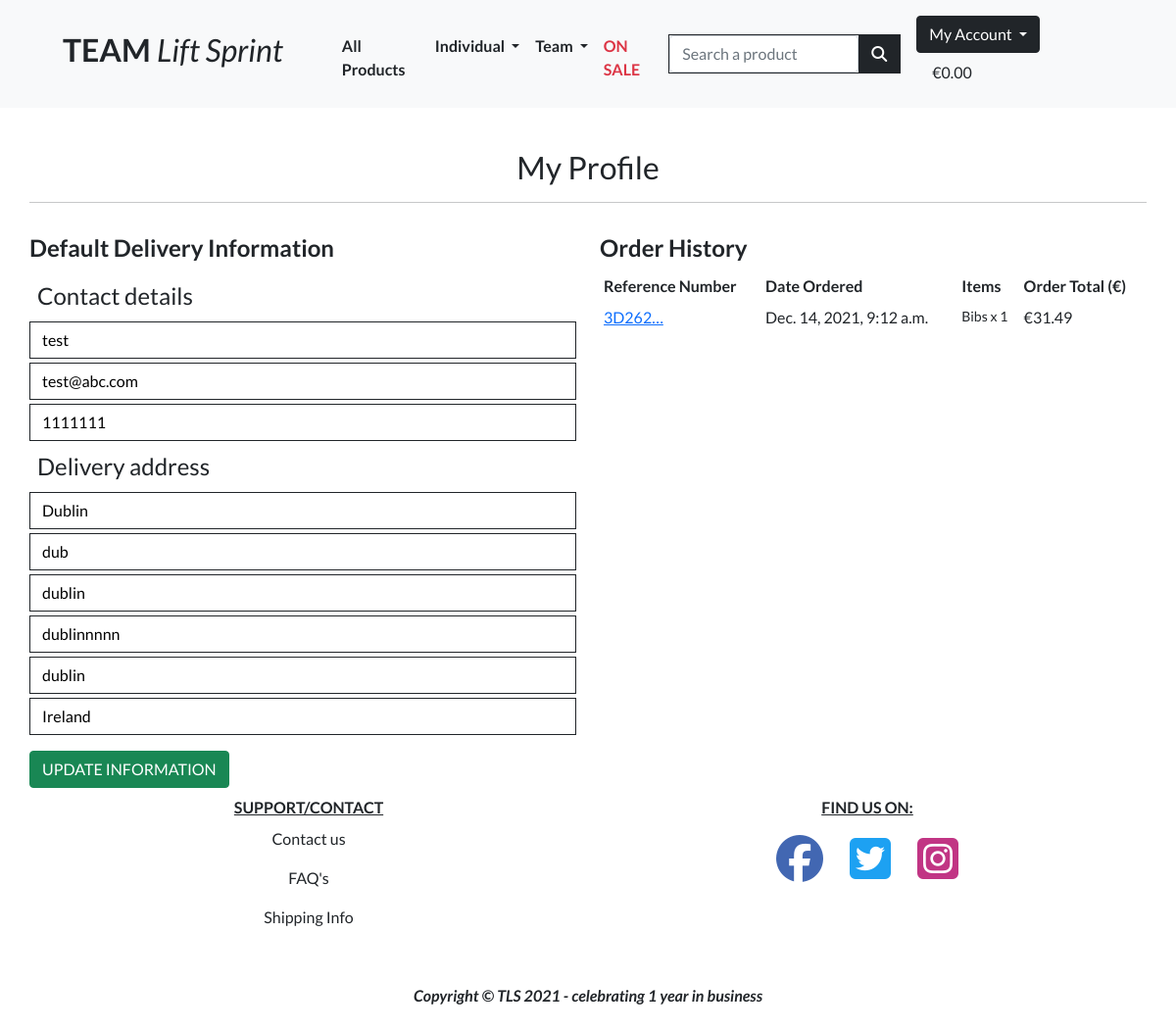
Page /profile/ (signed in) on the earlier database version.
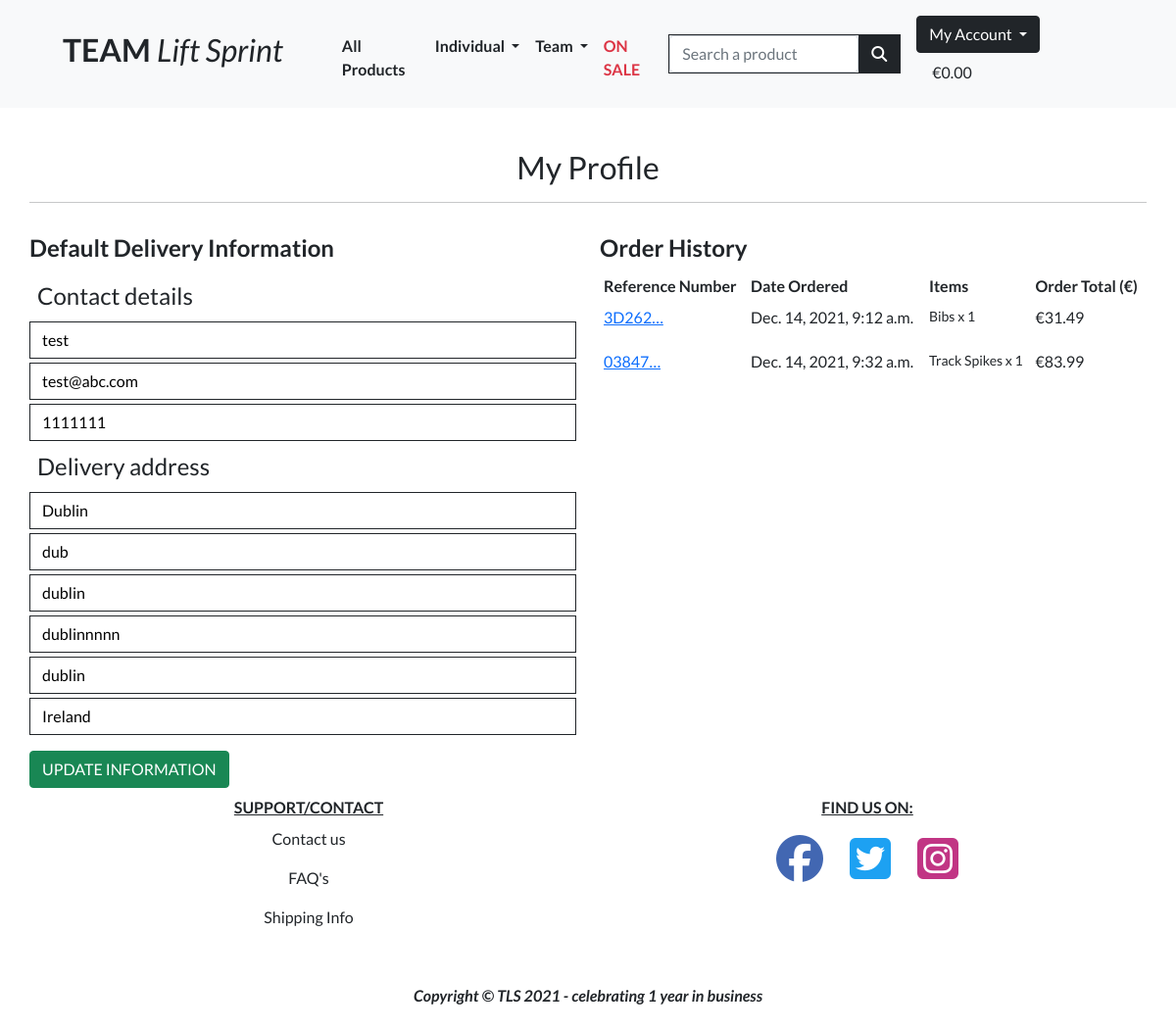
Same page on the later database version.
### profiles/models.py (models this page shows, shortened)
class UserProfile(models.Model):
    user = models.OneToOneField(User, on_delete=models.CASCADE)
    default_full_name = (models.CharField(max_length=80, null=True, blank=True))
    default_email = (models.EmailField(max_length=100, null=True, blank=True))
    default_phone_number = models.CharField(max_length=20, null=True, blank=True)
    default_street_address1 = models.CharField(max_length=80, null=True, blank=True)
    default_street_address2 = models.CharField(max_length=80, null=True, blank=True)
    default_town_or_city = models.CharField(max_length=40, null=True, blank=True)
    default_county = models.CharField(max_length=80, null=True, blank=True)
    default_postcode = models.CharField(max_length=20, null=True, blank=True)
    default_country = CountryField(blank_label='Country', null=True, blank=True)

### checkout/models.py (models this page shows, shortened)
class Order(models.Model):
    order_number = models.CharField(max_length=32, null=False, editable=False)
    user_profile = models.ForeignKey(UserProfile, on_delete=models.SET_NULL,
                                     null=True, blank=True, related_name='orders')
    full_name = models.CharField(max_length=50, null=False, blank=False)
    email = models.EmailField(max_length=254, null=False, blank=False)
    phone_number = models.CharField(max_length=20, null=False, blank=False)
    country = CountryField(blank_label='Country *', null=False, blank=False)
    postcode = models.CharField(max_length=20, null=True, blank=True)
    town_or_city = models.CharField(max_length=40, null=False, blank=False)
    street_address1 = models.CharField(max_length=80, null=False, blank=False)
    street_address2 = models.CharField(max_length=80, null=True, blank=True)
    county = models.CharField(max_length=80, null=True, blank=True)
    date = models.DateTimeField(auto_now_add=True)
    delivery_cost = models.DecimalField(max_digits=6, decimal_places=2, null=False, default=0)
    order_total = models.DecimalField(max_digits=10, decimal_places=2, null=False, default=0)
    grand_total = models.DecimalField(max_digits=10, decimal_places=2, null=False, default=0)
    original_bag = models.TextField(null=False, blank=False, default='')
    stripe_pid = models.CharField(max_length=254, null=False, blank=False, default='')

class OrderLineItem(models.Model):
    order = models.ForeignKey(Order, null=False, blank=False, on_delete=models.CASCADE, related_name='lineitems')
    product = models.ForeignKey(Product, null=False, blank=False, on_delete=models.CASCADE)
    quantity = models.IntegerField(null=False, blank=False, default=0)
    lineitem_total = models.DecimalField(max_digits=6, decimal_places=2, null=False, blank=False, editable=False)

### products/models.py (models this page shows, shortened)
class Product(models.Model):
    AREA = (
        ('individual', 'Individual'),
        ('team', 'Team'),
        ('universal', 'Universal'),
        )
    category = models.ForeignKey('Category', null=True, blank=True, on_delete=models.SET_NULL)
    sku = models.CharField(max_length=254, null=True, blank=True)
    name = models.CharField(max_length=254)
    description = models.TextField()
    price = models.DecimalField(max_digits=6, decimal_places=2)
    area = models.CharField(max_length=200, null=True, choices=AREA)
    on_sale = models.BooleanField(default=False)
    discount_on_product = models.DecimalField(
        max_digits=4, decimal_places=2, null=True, blank=True)
    image = models.ImageField(null=True, blank=True)

### profiles/views.py (the view)
# urls.py: path('', views.profile, name='profile'),
def profile(request):
    profile = get_object_or_404(UserProfile, user=request.user)
    if request.method == 'POST':
        form = UserProfileForm(request.POST, instance=profile)
        if form.is_valid():
            form.save()
            messages.success(request, 'Profile updated successfully')
    form = UserProfileForm(instance=profile)
    orders = profile.orders.all()
    template = 'profiles/profile.html'
    context = {
        'form': form,
        'orders': orders,
        'on_profile_page': True
    }
    return render(request, template, context)

### profiles/forms.py
class UserProfileForm(forms.ModelForm):
    class Meta:
        model = UserProfile
        exclude = ('user',)
    def __init__(self, *args, **kwargs):
        super().__init__(*args, **kwargs)
        placeholders = {
            'default_full_name': 'Name',
            'default_email': 'Email',
            'default_phone_number': 'Phone Number',
            'default_postcode': 'Postal Code',
            'default_town_or_city': 'Town or City',
            'default_street_address1': 'Street Address 1',
            'default_street_address2': 'Street Address 2',
            'default_county': 'County, State or Locality',
        }
        self.fields['default_full_name'].widget.attrs['autofocus'] = True
        for field in self.fields:
            if field != 'default_country':
                if self.fields[field].required:
                    placeholder = f'{placeholders[field]} *'
                else:
                    placeholder = placeholders[field]
                self.fields[field].widget.attrs['placeholder'] = placeholder
            self.fields[field].widget.attrs['class'] = 'border-dark rounded-0 profile-form-input'
            self.fields[field].label = False

### bag/contexts.py (called while the page is built, shortened)
def bag_contents(request):
    bag_items = []
    total = 0
    product_count = 0
    bag = request.session.get('bag', {})
    if total < settings.FREE_DELIVERY_THRESHOLD:
        delivery = total * Decimal(settings.STANDARD_DELIVERY_PERCENTAGE / 100)
        free_delivery_delta = settings.FREE_DELIVERY_THRESHOLD - total
    else:
        delivery = 0
        free_delivery_delta = 0
    grand_total = delivery + total
    context = {
        'bag_items': bag_items,
        'total': total,
        'product_count': product_count,
        'delivery': delivery,
        'free_delivery_delta': free_delivery_delta,
        'free_delivery_threshold': settings.FREE_DELIVERY_THRESHOLD,
        'grand_total': grand_total,
    }
    return context

### profiles/templates/profiles/profile.html (shortened to what this page needs)
{% extends "base.html" %}
{% load static %}
{% block extra_css %}
    <link rel="stylesheet" href="{% static 'profiles/css/profile.css' %}">
{% endblock %}
{% block page_header %}
    <div class="container position-relative pt-5 p-2 g-0">
    </div>
{% endblock %}
{% block content %}
    <div class="overlay"></div>
    <div class="container position-relative pt-5 g-0">
        <div class="row">
            <div class="col">
                <h2 class="logo-font mt-5 text-center text-capitalize">My profile</h2>
                <hr>
            </div>
        </div>
        <div class="row">
            <div class="col-12 col-lg-6">
                <h4 class="mb-2 mt-md-3 fw-bold">Default Delivery Information</h4>
                <form class="mt-3" action="{% url 'profile' %}" method="POST" id="profile-update-form">
                    <fieldset class="rounded mb-1">
                        <legend class="fieldset-label px-2 w-auto">Contact details</legend>
                        <div class="mb-1">
                            {{ form.default_full_name | as_crispy_field }}
                        </div>
                        <div class="mb-1">
                            {{ form.default_email | as_crispy_field }}
                        </div>
                        <div class="mb-1">
                            {{ form.default_phone_number | as_crispy_field }}
                        </div>
                    </fieldset>
                    <fieldset class="rounded mb-1">
                        <legend class="fieldset-label px-2 w-auto">Delivery address</legend>
                        <div class="mb-1">
                            {{ form.default_street_address1 | as_crispy_field }}
                        </div>
                        <div class="mb-1">
                            {{ form.default_street_address2 | as_crispy_field }}
                        </div>
                        <div class="mb-1">
                            {{ form.default_town_or_city | as_crispy_field }}
                        </div>
                        <div class="mb-1">
                            {{ form.default_county | as_crispy_field }}
                        </div>
                        <div class="mb-1">
                            {{ form.default_postcode | as_crispy_field }}
                        </div>
                        <div class="mb-1">
                            {{ form.default_country | as_crispy_field }}
                        </div>
                    </fieldset>
                    <button class="btn btn-success mt-2 text-uppercase float-right">Update Information</button>
                </form>
            </div>
            <div class="col-12 col-lg-6">
                <h4 class="mb-2 mt-md-3 fw-bold">Order History</h4>
                <div class="order-history table-responsive">
                    <table class="table table-sm table-borderless">
                        <thead>
                            <tr>
                                <th>Reference Number</th>
                                <th>Date Ordered</th>
                                <th>Items</th>
                                <th>Order Total (€)</th>
                            </tr>
                        </thead>
                        <tbody>
                            {% for order in orders %}
                                <tr>
                                    <td>
                                        <a href="{% url 'order_history' order.order_number %}"
                                        title="{{ order.order_number }}">
                                            {{ order.order_number|truncatechars:6 }}
                                        </a>
                                    </td>
                                    <td>{{ order.date }}</td>
                                    <td>
                                        <ul class="list-unstyled">
                                            {% for item in order.lineitems.all %}
                                                <li class="small">
                                                    {{ item.product.name }} x {{ item.quantity }}
                                                </li>
                                            {% endfor %}
                                        </ul>
                                    </td>
                                    <td>€{{ order.grand_total }}</td>
                                </tr>
                            {% endfor %}
                        </tbody>
                    </table>
                </div>
            </div>
        </div>
    </div>
{% endblock %}

### templates/base.html (shortened to what this page needs)
{% load static %}
<!doctype html>
<html lang="en">
  <head>
    {% block corecss %}
    <link rel="stylesheet" href="https://cdn.jsdelivr.net/npm/bootstrap@5.0.2/dist/css/bootstrap.min.css">
    <link rel="stylesheet" href="{% static 'css/base.css' %}">
    {% endblock %}
    {% block extra_css %}
    {% endblock %}
  </head>
  <body>
    <nav class="navbar navbar-expand-xl navbar-light bg-light fixed-top p-3">
      <div class="container-fluid px-4 px-lg-5">
        <a class="navbar-brand" href="{% url 'home' %}">
          <h2 class="text-dark"><strong class="text-uppercase">Team </strong><i>Lift Sprint</i></h2>
        </a>
        {% include 'includes/main-nav.html' %}
      </div>
    </nav>
    {% block page_header %}
    {% endblock %}
    {% block content %}
    {% endblock %}
    {% block page_footer %}
    <footer>
      <div class="container">
        <div class="row">
          <div class="col-md-6 col-sm-12 text-center mt-2 my-auto">
            <ul class="list-unstyled">
              <li class = "fw-bold text-uppercase"><u>Support/Contact</u></li>
              <li><a class="nav-link text-dark" href="{% url 'contact' %}" alt="Contact us">Contact us</a></li>
              <li><a class="nav-link text-dark" href="{% url 'faq' %}" alt="FAQ">FAQ's</a></li>
              <li><a class="nav-link text-dark" href="{% url 'shipping_info' %}" alt="Shipping info">Shipping Info</a></li>
            </ul>
          </div>
          <div class="col-md-6 col-sm-12 text-center mt-2">
            <ul class="list-unstyled">
              <li class = "fw-bold text-uppercase"><u>Find us on:</u></li>
            </ul>
            <ul class="list-inline mb-0">
              <li class="list-inline-item me-4">
                <a href="https://www.facebook.com/" target="_blank"><i class="fab fa-facebook fa-3x" style="color:#4267B2"></i></a>
              </li>
              <li class="list-inline-item me-4">
                <a href="https://twitter.com/" target="_blank"><i class="fab fa-twitter-square fa-3x" style="color:#1DA1F2"></i></a>
              </li>
              <li class="list-inline-item">
                <a href="https://www.instagram.com/" target="_blank"><i class="fab fa-instagram-square fa-3x" style="color:#C13584"></i></a>
              </li>
            </ul>
          </div>
        </div>
        <br>
        <div class="row">
          <div class="col text-center my-auto">
            <p class="mt-2 m-0 fst-italic fw-bold">Copyright &copy; TLS 2021 - celebrating 1 year in business</p>
            <br>
          </div>
        </div>
      </div>
    </footer>
    {% endblock %}
  </body>
</html>

### templates/includes/main-nav.html (shortened to what this page needs)
<div class="collapse navbar-collapse container-fluid" id="navbarSupportedContent">
    <ul class="navbar-nav me-auto mx-auto m-2 mb-lg-0 ms-lg-4">
        <li class="nav-item">
            <a class="nav-link text-dark fw-bold" href="{% url 'products' %}">All Products</a>
        </li>
        <li class="nav-item dropdown">
            <a class="nav-link dropdown-toggle text-dark fw-bold" href="" id="navbarDropdownIndividual" role="button"
                data-bs-toggle="dropdown" aria-expanded="false">
                Individual
            </a>
        </li>
        <li class="nav-item dropdown">
            <a class="nav-link dropdown-toggle text-dark fw-bold" href="#" id="navbarDropdownTeam" role="button" data-bs-toggle="dropdown"
                aria-expanded="false">
                Team
            </a>
        </li>
        <li class="nav-item">
            <a class="nav-link text-danger fw-bold" href="{% url 'on_sale' %}">ON SALE</a>
        </li>
    </ul>
        <form method="GET" action="{% url 'products' %}" class="d-flex border border-dark">
            <input class="form-control" type="search" name="q" placeholder="Search a product" aria-label="Search store button">
            <button class="btn btn-dark rounded-0" type="submit" aria-label="Search store button"><span class="input-group">
                    <i class="fas fa-search"></i>
                </span></button>
        </form>
    <div class="dropdown">
        <ul class="nav mt-2 ms-xl-3 mt-xl-0">
            <li class="nav-item dropdown">
                <button type="button" class="btn btn-dark bg-dark dropdown-toggle d-lg-block collapse-margin"
                    id="dropdownMenuButton1" data-bs-toggle="dropdown">
                    My Account
                </button>
            </li>
            <li class="nav-item">
                <a class="nav-link" href="{% url 'view_bag' %}">
                    <div class="text-center">
                        <p class="my-0 text-dark">
                            {% if grand_total %}
                            €{{ grand_total|floatformat:2 }}
                            {% else %}
                            €0.00
                            {% endif %}
                        </p>
                    </div>
                </a>
            </li>
        </ul>
    </div>
    </div>

### static/css/base.css (style rules this page uses)
html { height: 100%; }
body { font-family: 'Lato'; }
.overlay { height: 100%; width: 100%; top: 0; left: 0; position: fixed; background: white; z-index: -1; }

### profiles/static/profiles/css/profile.css (style rules this page uses)
.order-history { max-height: 416px; overflow-y: auto; }
#profile-update-form .form-control { color: #000; }
#profile-update-form input::placeholder { color: #aab7c4; }
#id_default_country, #id_default_country option:not(:first-child) { color: #000; }

Differences in the rows shown:
added Order: order_number "03847…", date "Dec. 14, 2021, 9:32 a.m.", grand_total "83.99"
added OrderLineItem: product.name "Track Spikes", quantity "1", shown under "03847…"
